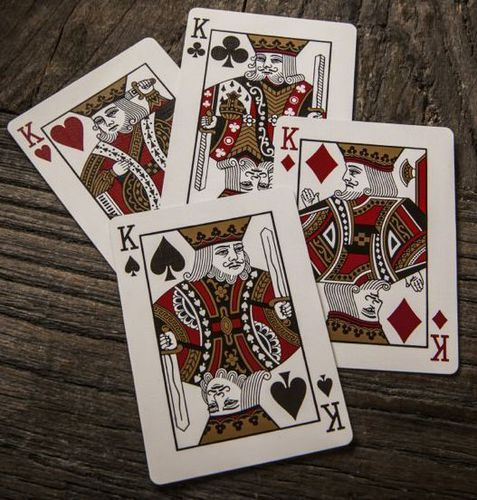
#> input picture code-projects/opencvProject/cards2.jpg, 477 x 500 px, found by its file name
$ python '5.仿射变换和透视变换.py'
#> lines starting #> are read from the running program, lines starting #| are printed output that depends on the picture
import cv2
import numpy as np

img = cv2.imread("/home/devil/code-projects/opencvProject/cards2.jpg")
#> img is the input picture: shape (500, 477, 3); mean B, G, R 88.1, 96.6, 109.6

#仿射变换
rows, cols ,c= img.shape
#> rows = 500; cols = 477; c = 3
pts1 = np.float32([[50,50],[200,50],[50,200]])
pts2 = np.float32([[10,100],[200,50],[100,250]])
M = cv2.getAffineTransform(pts1, pts2)  #输入2X3矩阵
dst = cv2.warpAffine(img, M, (cols, rows))
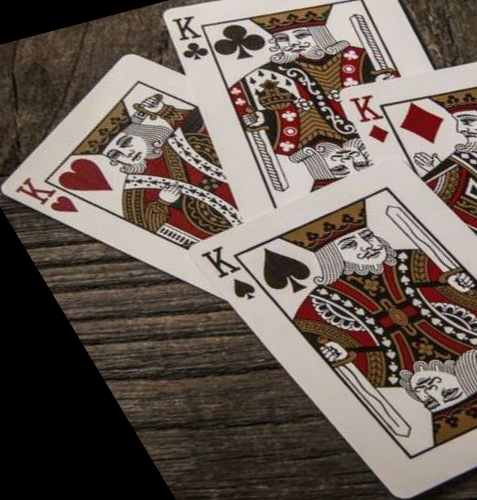
#> dst: shape (500, 477, 3); mean B, G, R 86.8, 94.4, 106.3

#透视变换
width,height = 250,350
pts1 = np.float32([[111,219],[287,188],[154,482],[352,440]])
pts2 = np.float32([[0,0],[width,0],[0,height],[width,height]])
matrix = cv2.getPerspectiveTransform(pts1,pts2)
#print(matrix)
imgOutput = cv2.warpPerspective(img,matrix,(width,height))
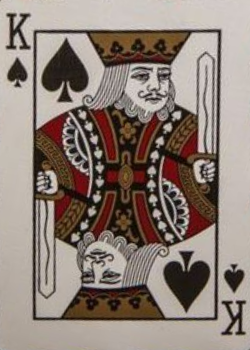
#> imgOutput: shape (350, 250, 3); mean B, G, R 118.9, 127.5, 141.4

#平移变化
M2 = np.float32([[1, 0, 100], [0, 1, 50]])  #M = [[1 0 tx]
                                            #     [0 1 ty] ]
dst2 = cv2.warpAffine(img, M2, (cols, rows))
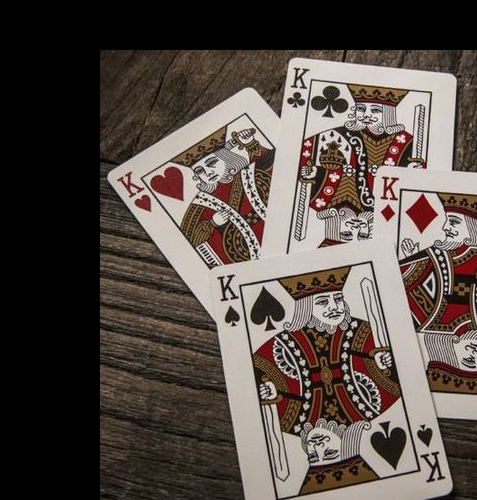
#> dst2: shape (500, 477, 3); mean B, G, R 69.6, 75.8, 85.6

cv2.imshow("Image",img)
cv2.imshow("Output",imgOutput)
cv2.imshow("ImageWarp",dst)
cv2.imshow("ImageWarp2",dst2)

cv2.waitKey(0)
